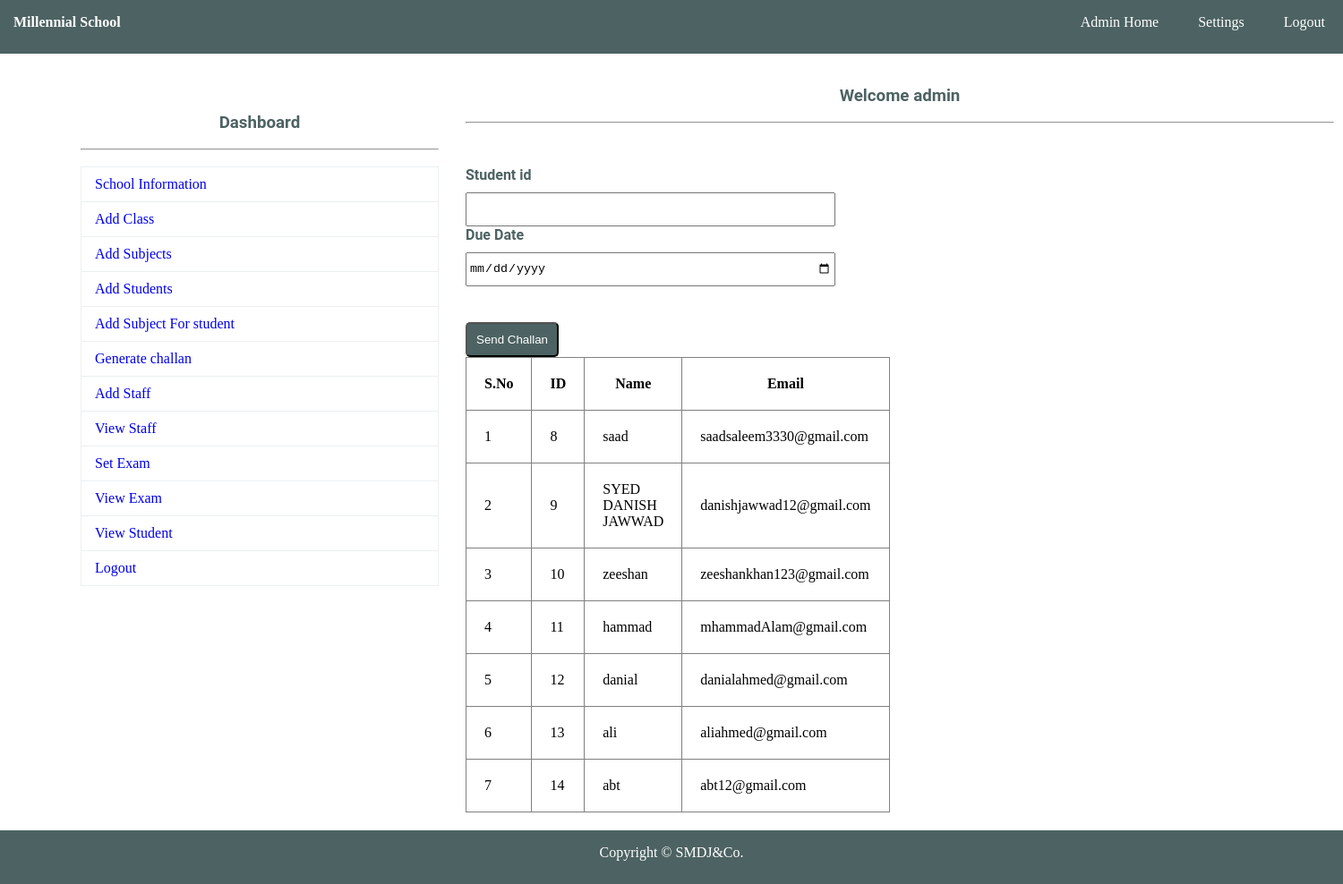
The app's page /MillennialSchool.com/school/show_student.php (signed in) with its own data.
### tables this page shows
CREATE TABLE `student` (
  `ID` int(11) NOT NULL,
  `password` varchar(10) DEFAULT NULL,
  `RNO` varchar(150) NOT NULL,
  `NAME` varchar(150) NOT NULL,
  `FNAME` varchar(150) NOT NULL,
  `DOB` varchar(150) NOT NULL,
  `GEN` varchar(150) NOT NULL,
  `PHO` varchar(150) NOT NULL,
  `MAIL` varchar(150) NOT NULL,
  `ADDR` text NOT NULL,
  `SCLASS` varchar(150) NOT NULL,
  `SSEC` varchar(150) NOT NULL,
  `SIMG` varchar(150) NOT NULL
);

### MillennialSchool.com/school/show_student.php (the view, shortened to what this page needs)
<?php
	include"database.php";
?>
<!DOCTYPE html>
<html>
	<head>
		<link rel="stylesheet" type="text/css" href="css/style.css">
	</head>
	<body>
		<?php include"navbar.php";?><br>
			<div id="section">
				<?php include"sidebar.php";?><br>
				<h3 class="text">Welcome <?php echo $_SESSION["ANAME"]; ?></h3><br><hr><br>
				<div class="content1">
				<form action="generate_challan.php" method="post" action="<?php echo $_SERVER["PHP_SELF"];?>">
						   <label>Student id</label><br/>
						     <input type="id" name="student_id" required class="input">
						   	<br><label>Due Date</label><br/>
						     <input type="date" name="due_date" required class="input">
						   <button type="submit" class="btn" name="submit">Send Challan</button>
						</form>
					<table border="1px" >
						<tr>
							<th>S.No</th>
							<th>ID</th>
							<th>Name</th>
							<th>Email</th>
						</tr>
						<?php
$s="select ID,NAME,MAIL from student";
							$res=$db->query($s);
							if($res->num_rows>0)
							{
								$i=0;
								while($r=$res->fetch_assoc())
								{
									$i++;
									echo "
										<tr>
											<td>{$i}</td>
											<td>{$r["ID"]}</td>
											<td>{$r["NAME"]}</td>
											<td>{$r["MAIL"]}</td>
										</tr>
										";
								}
							}
						?>
					</table>
				</div>
			</div>
				<?php include"footer.php";?>
	</body>
</html>

### MillennialSchool.com/school/css/style.css (style rules this page uses)
* { padding:0px; margin:0px; }
html { background:#fff; }
h1,h2,h3,h4,h5,h6,label { font-family:roboto; color:#4D6262; }
.btn { border-radius:5px; padding:10px; background:#4D6262; color:white; margin-top:40px; }
.input { height:30px; width:90%; padding:2px; margin-top:10px; }
label { font-weight:bold; }
.content1 { margin-top:30px; }
.text { text-align:center; }
#section { height:auto; width:1400px; margin-left:90px; font-family:cambria; }
.content1 { margin-top:30px; height:auto; width:450px; float:left; }
tr,td,th { padding:20px; }
table { border-collapse:collapse; }

### records on screen
student: ID "8", NAME "saad", MAIL "saadsaleem3330@gmail.com"
student: ID "9", NAME "SYED DANISH JAWWAD", MAIL "danishjawwad12@gmail.com"
student: ID "10", NAME "zeeshan", MAIL "zeeshankhan123@gmail.com"
student: ID "11", NAME "hammad", MAIL "mhammadAlam@gmail.com"
student: ID "12", NAME "danial", MAIL "danialahmed@gmail.com"
student: ID "13", NAME "ali", MAIL "aliahmed@gmail.com"
student: ID "14", NAME "abt", MAIL "abt12@gmail.com"

### other values on screen
$_SESSION["ANAME"] "admin"
